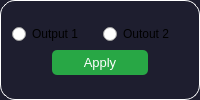
         <widget class="QGroupBox" name="PereferenceBox">
          <property name="sizePolicy">
           <sizepolicy hsizetype="Preferred" vsizetype="Fixed">
            <horstretch>0</horstretch>
            <verstretch>0</verstretch>
           </sizepolicy>
          </property>
          <property name="maximumSize">
           <size>
            <width>16777215</width>
            <height>16777215</height>
           </size>
          </property>
          <property name="styleSheet">
           <string notr="true">QGroupBox {
background-color: #1e1e2f;
border: 1.2px solid #ffffff;
border-style: outset;
border-radius: 15px;
}
QGroupBox::title  {
    subcontrol-origin: margin;
    subcontrol-position: top left;
    padding: -5px 0px 0px 0px;
    color: rgb(255, 255, 255);
}</string>
          </property>
          <property name="title">
           <string/>
          </property>
          <layout class="QGridLayout" name="gridLayout_5">
           <item row="0" column="0">
            <layout class="QVBoxLayout" name="verticalLayout_7">
             <item>
              <layout class="QHBoxLayout" name="horizontalLayout_9">
               <item>
                <widget class="QRadioButton" name="output1_button">
                 <property name="text">
                  <string>Output 1</string>
                 </property>
                </widget>
               </item>
               <item>
                <widget class="QRadioButton" name="output2_button">
                 <property name="text">
                  <string>Outout 2</string>
                 </property>
                </widget>
               </item>
              </layout>
             </item>
             <item>
              <layout class="QHBoxLayout" name="horizontalLayout_11">
               <item>
                <spacer name="horizontalSpacer">
                 <property name="orientation">
                  <enum>Qt::Horizontal</enum>
                 </property>
                 <property name="sizeType">
                  <enum>QSizePolicy::Preferred</enum>
                 </property>
                 <property name="sizeHint" stdset="0">
                  <size>
                   <width>40</width>
                   <height>20</height>
                  </size>
                 </property>
                </spacer>
               </item>
               <item>
                <widget class="QPushButton" name="apply_button">
                 <property name="sizePolicy">
                  <sizepolicy hsizetype="Maximum" vsizetype="Fixed">
                   <horstretch>0</horstretch>
                   <verstretch>0</verstretch>
                  </sizepolicy>
                 </property>
                 <property name="maximumSize">
                  <size>
                   <width>234</width>
                   <height>16777215</height>
                  </size>
                 </property>
                 <property name="font">
                  <font>
                   <pointsize>10</pointsize>
                  </font>
                 </property>
                 <property name="styleSheet">
                  <string notr="true"> QPushButton#apply_button {
                background-color: #28a745;
                color: white;
                border: none;
                padding: 5px 10px;
                border-radius: 5px;
            }
            
            QPushButton#apply_button:hover {
                background-color: #218838;
            }
            
            QPushButton#apply_button:pressed {
                background-color: #1e7e34;
            }</string>
                 </property>
                 <property name="text">
                  <string>Apply</string>
                 </property>
                </widget>
               </item>
               <item>
                <spacer name="horizontalSpacer_4">
                 <property name="orientation">
                  <enum>Qt::Horizontal</enum>
                 </property>
                 <property name="sizeType">
                  <enum>QSizePolicy::Preferred</enum>
                 </property>
                 <property name="sizeHint" stdset="0">
                  <size>
                   <width>40</width>
                   <height>20</height>
                  </size>
                 </property>
                </spacer>
               </item>
              </layout>
             </item>
            </layout>
           </item>
          </layout>
         </widget>
